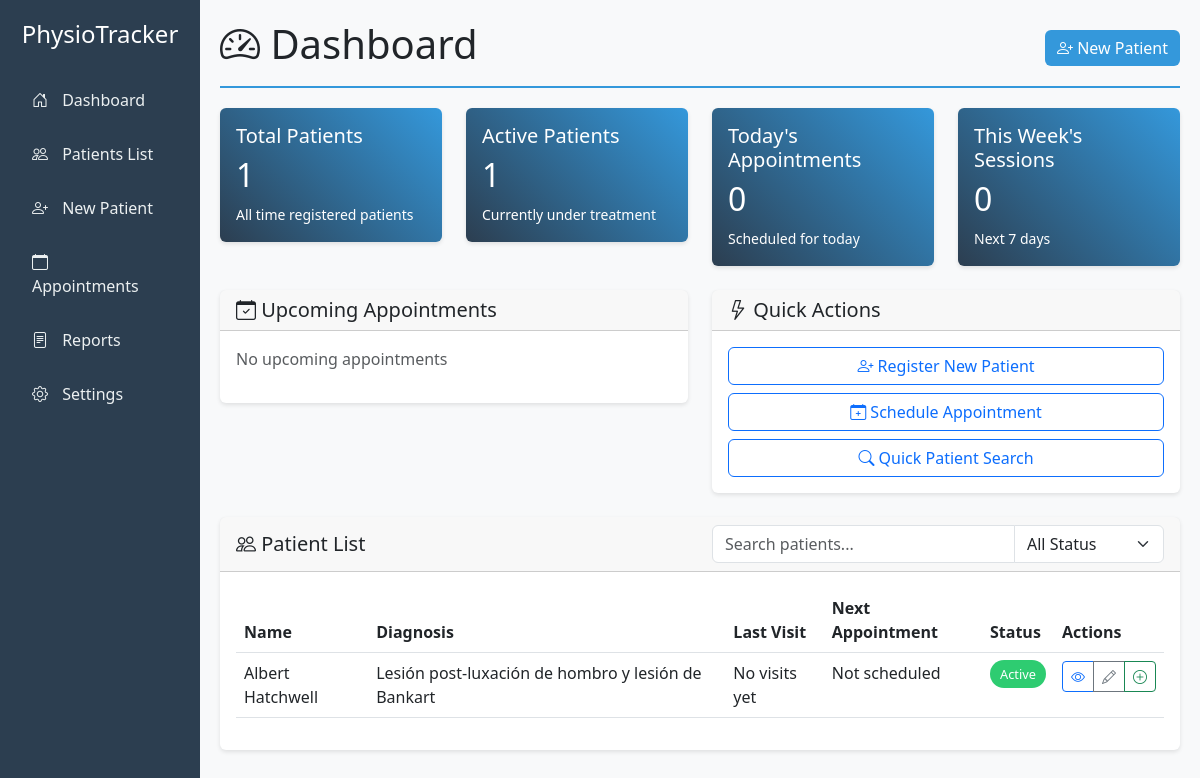
The page / on the database its author committed.
### app/models.py (models this page shows)
class Patient(db.Model):
    id = db.Column(db.Integer, primary_key=True)
    name = db.Column(db.String(100), nullable=False)
    date_of_birth = db.Column(db.Date)
    contact = db.Column(db.String(100))
    diagnosis = db.Column(db.String(200))
    treatment_plan = db.Column(db.Text)
    notes = db.Column(db.Text)
    status = db.Column(db.String(20), default='Active')
    created_at = db.Column(db.DateTime, default=datetime.utcnow)
    treatments = db.relationship('Treatment', backref='patient', lazy=True)

### app/routes.py (the view, shortened to what this page needs)
@main.route('/')
def index():
    search = request.args.get('search', '')
    status_filter = request.args.get('status', 'all')
    query = Patient.query
    if status_filter != 'all':
        query = query.filter(Patient.status == status_filter)
    patients = query.order_by(Patient.name).all()
    total_patients = Patient.query.count()
    active_patients = Patient.query.filter_by(status='Active').count()
    today = datetime.now().date()
    upcoming_appointments = Treatment.query.filter(
        Treatment.next_appointment >= today
    ).order_by(Treatment.next_appointment).limit(5).all()
    return render_template('index.html',
                           patients=patients,
                           total_patients=total_patients,
                           active_patients=active_patients,
                           upcoming_appointments=upcoming_appointments,
                           search=search,
                           status_filter=status_filter)

### app/templates/index.html (shortened to what this page needs)
{% extends "base.html" %}
{% block content %}
<div class="dashboard">
    <div class="page-header d-flex justify-content-between align-items-center">
        <h1><i class="bi bi-speedometer2"></i> Dashboard</h1>
        <a href="{{ url_for('main.new_patient') }}" class="btn btn-primary">
            <i class="bi bi-person-plus"></i> New Patient
        </a>
    </div>
    <div class="row mb-4">
        <div class="col-md-3">
            <div class="card stats-card">
                <div class="card-body">
                    <h5 class="card-title">Total Patients</h5>
                    <h2>{{ total_patients }}</h2>
                    <p class="mb-0"><small>All time registered patients</small></p>
                </div>
            </div>
        </div>
        <div class="col-md-3">
            <div class="card stats-card">
                <div class="card-body">
                    <h5 class="card-title">Active Patients</h5>
                    <h2>{{ active_patients }}</h2>
                    <p class="mb-0"><small>Currently under treatment</small></p>
                </div>
            </div>
        </div>
        <div class="col-md-3">
            <div class="card stats-card">
                <div class="card-body">
                    <h5 class="card-title">Today's Appointments</h5>
                    <h2>{{ upcoming_appointments|selectattr('next_appointment', 'eq', today)|list|length }}</h2>
                    <p class="mb-0"><small>Scheduled for today</small></p>
                </div>
            </div>
        </div>
        <div class="col-md-3">
            <div class="card stats-card">
                <div class="card-body">
                    <h5 class="card-title">This Week's Sessions</h5>
                    <h2>{{ upcoming_appointments|selectattr('next_appointment', 'le', week_end)|list|length }}</h2>
                    <p class="mb-0"><small>Next 7 days</small></p>
                </div>
            </div>
        </div>
    </div>
    <div class="row mb-4">
        <div class="col-md-6">
            <div class="card">
                <div class="card-header">
                    <h5 class="card-title mb-0">
                        <i class="bi bi-calendar-check"></i> Upcoming Appointments
                    </h5>
                </div>
                <div class="card-body">
                    {% if upcoming_appointments %}
                        <div class="list-group">
                            {% for appointment in upcoming_appointments %}
                            <a href="{{ url_for('main.patient_detail', id=appointment.patient.id) }}"
                               class="list-group-item list-group-item-action">
                                <div class="d-flex w-100 justify-content-between">
                                    <h6 class="mb-1">{{ appointment.patient.name }}</h6>
                                    <small>{{ appointment.next_appointment.strftime('%d %b, %Y') }}</small>
                                </div>
                                <p class="mb-1">{{ appointment.description|truncate(50) }}</p>
                            </a>
                            {% endfor %}
                        </div>
                    {% else %}
                        <p class="text-muted">No upcoming appointments</p>
                    {% endif %}
                </div>
            </div>
        </div>
        <div class="col-md-6">
            <div class="card">
                <div class="card-header">
                    <h5 class="card-title mb-0">
                        <i class="bi bi-lightning"></i> Quick Actions
                    </h5>
                </div>
                <div class="card-body">
                    <div class="d-grid gap-2">
                        <a href="{{ url_for('main.new_patient') }}" class="btn btn-outline-primary">
                            <i class="bi bi-person-plus"></i> Register New Patient
                        </a>
                        <a href="{{ url_for('main.appointments') }}" class="btn btn-outline-primary">
                            <i class="bi bi-calendar-plus"></i> Schedule Appointment
                        </a>
                        <button class="btn btn-outline-primary" data-bs-toggle="modal" data-bs-target="#searchModal">
                            <i class="bi bi-search"></i> Quick Patient Search
                        </button>
                    </div>
                </div>
            </div>
        </div>
    </div>
    <div class="card">
        <div class="card-header">
            <div class="row align-items-center">
                <div class="col-md-6">
                    <h5 class="card-title mb-0">
                        <i class="bi bi-people"></i> Patient List
                    </h5>
                </div>
                <div class="col-md-6">
                    <div class="input-group">
                        <input type="text" id="patientSearch" class="form-control"
                               placeholder="Search patients..." value="{{ search }}">
                        <select class="form-select" id="statusFilter" style="max-width: 150px;">
                            <option value="all" {% if status_filter == 'all' %}selected{% endif %}>All Status</option>
                        </select>
                    </div>
                </div>
            </div>
        </div>
        <div class="card-body">
            <div class="table-responsive">
                <table class="table table-hover">
                    <thead>
                        <tr>
                            <th>Name</th>
                            <th>Diagnosis</th>
                            <th>Last Visit</th>
                            <th>Next Appointment</th>
                            <th>Status</th>
                            <th>Actions</th>
                        </tr>
                    </thead>
                    <tbody>
                        {% for patient in patients %}
                        <tr>
                            <td>{{ patient.name }}</td>
                            <td>{{ patient.diagnosis }}</td>
                            <td>
                                {% if patient.treatments %}
                                    {{ patient.treatments[-1].date.strftime('%Y-%m-%d') }}
                                {% else %}
                                    No visits yet
                                {% endif %}
                            </td>
                            <td>
                                {% if patient.treatments and patient.treatments[-1].next_appointment %}
                                    {{ patient.treatments[-1].next_appointment.strftime('%Y-%m-%d') }}
                                {% else %}
                                    Not scheduled
                                {% endif %}
                            </td>
                            <td>
                                <span class="status-badge {% if patient.status == 'Active' %}status-active{% else %}status-inactive{% endif %}">
                                    {{ patient.status }}
                                </span>
                            </td>
                            <td>
                                <div class="btn-group">
                                    <a href="{{ url_for('main.patient_detail', id=patient.id) }}"
                                       class="btn btn-sm btn-outline-primary">
                                        <i class="bi bi-eye"></i>
                                    </a>
                                    <a href="{{ url_for('main.edit_patient', id=patient.id) }}"
                                       class="btn btn-sm btn-outline-secondary">
                                        <i class="bi bi-pencil"></i>
                                    </a>
                                    <button class="btn btn-sm btn-outline-success"
                                        onclick="quickTreatment('{{ patient.id }}')">
                                        <i class="bi bi-plus-circle"></i>
                                    </button>
                                </div>
                            </td>
                        </tr>
                        {% endfor %}
                    </tbody>
                </table>
            </div>
        </div>
    </div>
</div>
{% endblock %}

### app/templates/base.html (style rules this page uses)
:root { --primary-color: #2c3e50; --secondary-color: #3498db; --accent-color: #e74c3c; }
.card { border: none; box-shadow: 0 2px 4px rgba(0,0,0,0.1); transition: transform 0.2s; }
.stats-card { background: linear-gradient(45deg, var(--primary-color), var(--secondary-color)); color: white; }
.btn-primary { background-color: var(--secondary-color); border: none; }
.status-badge { padding: 5px 10px; border-radius: 15px; font-size: 0.8em; }
.status-active { background-color: #2ecc71; color: white; }
.page-header { border-bottom: 2px solid var(--secondary-color); padding-bottom: 10px; margin-bottom: 20px; }

### rows shown on the page
Patient: name "Albert Hatchwell", diagnosis "Lesión post-luxación de hombro y lesión de Bankart", status "Active"

### other values the page prints
{{ total_patients }} "1"
{{ active_patients }} "1"
